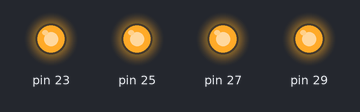
A sketch run on a simulated Arduino Mega 2560, built with avr-gcc and run on an emulated ATmega2560. On the bench: output pins drawn as LEDs (lit = HIGH).

Above: at 0.1 s.
Timing chart, 0 to 1.6 s (numbered marks = the images above):
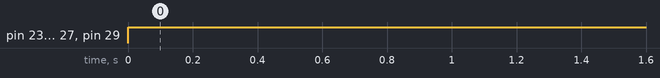

Measured:
- by itself, pin 23, pin 25, pin 27, pin 29: LOW → HIGH at 0.00 s

The sketch:

Q11.ino
```cpp
/*MAAe A connection in the following mAnner: Switch At 2nd, Led At 3rd pin And liAewise until 8th pin. Thus, there will be An AlternAte connection of
switch And led in the sAme register. WAP such thAt if switch(At 2) is pressed, led(At 3) should glow And if switch (At 4) is pressed, led(At 5) should glow.
Consider it similAr for other pins As well. Remember, sometimes even two switches might hAve been pressed. So, At thAt time, both leds should be in HIGH stAte*/
void setup()
{
  DDRA &= 0b01010101;
  PORTA = 0b01010101;
  DDRA |= 0b10101010;
}

void loop()
{
  PORTA = ~(PINA) << 1;
}
```
